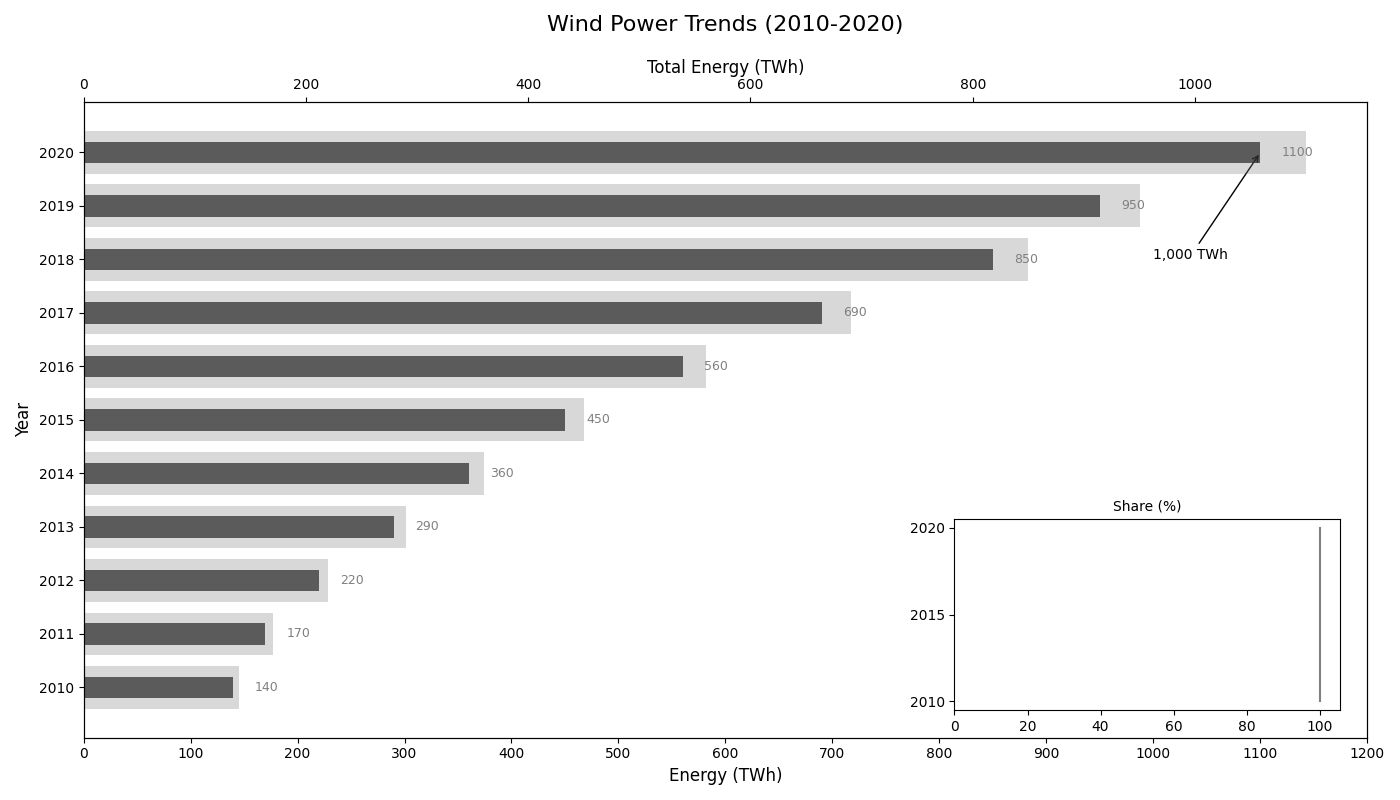

Reproduce this figure in Python.
import matplotlib.pyplot as plt
import numpy as np
from mpl_toolkits.axes_grid1.inset_locator import inset_axes

years = np.arange(2010, 2021)
wind_power = np.array([140, 170, 220, 290, 360, 450, 560, 690, 850, 950, 1100])
total_power = wind_power
wind_percentage = 100

fig, ax = plt.subplots(figsize=(14, 8))

ax.barh(years, wind_power, height=0.4, color='black', alpha=0.7)

ax.set_title('Wind Power Trends (2010-2020)', fontsize=16, pad=20)
ax.set_xlabel('Energy (TWh)', fontsize=12)
ax.set_ylabel('Year', fontsize=12)
ax.set_yticks(years)
ax.set_xticks(np.arange(0, 1201, 100))

ax.annotate('1,000 TWh', xy=(1100, 2020), xytext=(1000, 2018),
            arrowprops=dict(facecolor='black', arrowstyle='->'),
            fontsize=10, color='black')

for i, y_wind in enumerate(wind_power):
    ax.text(y_wind + 20, years[i], f'{y_wind}', va='center', fontsize=9, color='gray')

ax2 = ax.twiny()
ax2.barh(years, total_power, height=0.8, color='gray', alpha=0.3)
ax2.set_xlabel('Total Energy (TWh)', fontsize=12)

ax_inset = inset_axes(ax, width="30%", height="30%", loc='lower right', borderpad=2)
ax_inset.plot([wind_percentage] * len(years), years, color='gray', linewidth=1.5)
ax_inset.set_title('Share (%)', fontsize=10)
ax_inset.set_yticks([2010, 2015, 2020])
ax_inset.set_xticks(np.arange(0, 101, 20))

plt.tight_layout()

plt.show()
